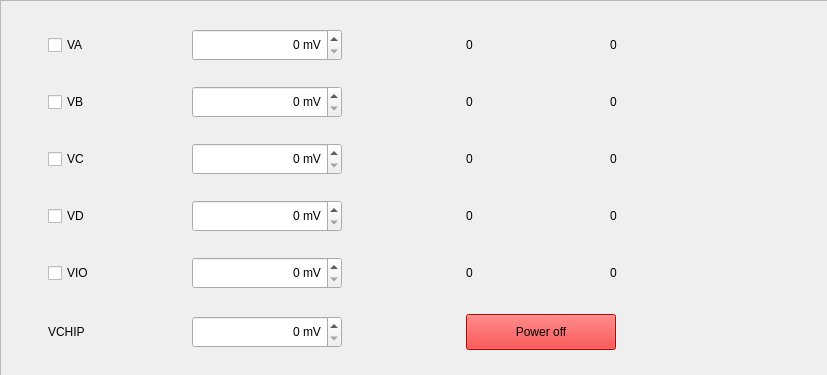
<?xml version="1.0" encoding="UTF-8"?>
<ui version="4.0">
 <class>Form</class>
 <widget class="QWidget" name="Form">
  <property name="geometry">
   <rect>
    <x>0</x>
    <y>0</y>
    <width>827</width>
    <height>375</height>
   </rect>
  </property>
  <property name="windowTitle">
   <string>Form</string>
  </property>
  <widget class="QFrame" name="frame_3">
   <property name="geometry">
    <rect>
     <x>0</x>
     <y>0</y>
     <width>841</width>
     <height>381</height>
    </rect>
   </property>
   <property name="frameShape">
    <enum>QFrame::StyledPanel</enum>
   </property>
   <property name="frameShadow">
    <enum>QFrame::Sunken</enum>
   </property>
   <layout class="QGridLayout" name="gridLayout_12">
    <item row="2" column="1">
     <widget class="QSpinBox" name="spinBoxVC">
      <property name="minimumSize">
       <size>
        <width>0</width>
        <height>32</height>
       </size>
      </property>
      <property name="maximumSize">
       <size>
        <width>150</width>
        <height>32</height>
       </size>
      </property>
      <property name="toolTip">
       <string>Only accepts value range (636 - 2468)</string>
      </property>
      <property name="alignment">
       <set>Qt::AlignRight|Qt::AlignTrailing|Qt::AlignVCenter</set>
      </property>
      <property name="suffix">
       <string> mV</string>
      </property>
      <property name="maximum">
       <number>5000</number>
      </property>
     </widget>
    </item>
    <item row="3" column="4">
     <widget class="QLabel" name="labelID">
      <property name="maximumSize">
       <size>
        <width>100</width>
        <height>16777215</height>
       </size>
      </property>
      <property name="text">
       <string>0</string>
      </property>
     </widget>
    </item>
    <item row="0" column="1">
     <widget class="QSpinBox" name="spinBoxVA">
      <property name="minimumSize">
       <size>
        <width>0</width>
        <height>32</height>
       </size>
      </property>
      <property name="maximumSize">
       <size>
        <width>150</width>
        <height>32</height>
       </size>
      </property>
      <property name="toolTip">
       <string>Only accepts value range (636 - 2468)</string>
      </property>
      <property name="alignment">
       <set>Qt::AlignRight|Qt::AlignTrailing|Qt::AlignVCenter</set>
      </property>
      <property name="specialValueText">
       <string/>
      </property>
      <property name="suffix">
       <string> mV</string>
      </property>
      <property name="minimum">
       <number>0</number>
      </property>
      <property name="maximum">
       <number>5000</number>
      </property>
      <property name="value">
       <number>0</number>
      </property>
     </widget>
    </item>
    <item row="0" column="4">
     <widget class="QLabel" name="labelIA">
      <property name="maximumSize">
       <size>
        <width>100</width>
        <height>16777215</height>
       </size>
      </property>
      <property name="text">
       <string>0</string>
      </property>
     </widget>
    </item>
    <item row="5" column="3" colspan="2">
     <widget class="QPushButton" name="pushButtonPowerOff">
      <property name="enabled">
       <bool>true</bool>
      </property>
      <property name="minimumSize">
       <size>
        <width>0</width>
        <height>36</height>
       </size>
      </property>
      <property name="maximumSize">
       <size>
        <width>150</width>
        <height>16777215</height>
       </size>
      </property>
      <property name="styleSheet">
       <string notr="true">QPushButton{background-color: red;}
QPushButton:disabled{background-color: grey;}</string>
      </property>
      <property name="text">
       <string>Power off</string>
      </property>
      <property name="checkable">
       <bool>false</bool>
      </property>
     </widget>
    </item>
    <item row="4" column="3">
     <widget class="QLabel" name="labelVIO">
      <property name="maximumSize">
       <size>
        <width>100</width>
        <height>16777215</height>
       </size>
      </property>
      <property name="text">
       <string>0</string>
      </property>
     </widget>
    </item>
    <item row="2" column="4">
     <widget class="QLabel" name="labelIC">
      <property name="maximumSize">
       <size>
        <width>100</width>
        <height>16777215</height>
       </size>
      </property>
      <property name="text">
       <string>0</string>
      </property>
     </widget>
    </item>
    <item row="2" column="0">
     <widget class="QCheckBox" name="checkBoxVC">
      <property name="maximumSize">
       <size>
        <width>100</width>
        <height>16777215</height>
       </size>
      </property>
      <property name="text">
       <string>VC</string>
      </property>
     </widget>
    </item>
    <item row="4" column="1">
     <widget class="QSpinBox" name="spinBoxVIO">
      <property name="minimumSize">
       <size>
        <width>0</width>
        <height>32</height>
       </size>
      </property>
      <property name="maximumSize">
       <size>
        <width>150</width>
        <height>32</height>
       </size>
      </property>
      <property name="toolTip">
       <string>Only accepts value range (1200 - 2468)</string>
      </property>
      <property name="alignment">
       <set>Qt::AlignRight|Qt::AlignTrailing|Qt::AlignVCenter</set>
      </property>
      <property name="suffix">
       <string> mV</string>
      </property>
      <property name="maximum">
       <number>5000</number>
      </property>
     </widget>
    </item>
    <item row="5" column="1">
     <widget class="QSpinBox" name="spinBoxVChip">
      <property name="minimumSize">
       <size>
        <width>0</width>
        <height>32</height>
       </size>
      </property>
      <property name="maximumSize">
       <size>
        <width>150</width>
        <height>32</height>
       </size>
      </property>
      <property name="toolTip">
       <string>Only accepts value range (1200 - 2468)</string>
      </property>
      <property name="alignment">
       <set>Qt::AlignRight|Qt::AlignTrailing|Qt::AlignVCenter</set>
      </property>
      <property name="suffix">
       <string> mV</string>
      </property>
      <property name="maximum">
       <number>5000</number>
      </property>
     </widget>
    </item>
    <item row="1" column="0">
     <widget class="QCheckBox" name="checkBoxVB">
      <property name="maximumSize">
       <size>
        <width>100</width>
        <height>16777215</height>
       </size>
      </property>
      <property name="text">
       <string>VB</string>
      </property>
     </widget>
    </item>
    <item row="4" column="4">
     <widget class="QLabel" name="labelIIO">
      <property name="maximumSize">
       <size>
        <width>100</width>
        <height>16777215</height>
       </size>
      </property>
      <property name="text">
       <string>0</string>
      </property>
     </widget>
    </item>
    <item row="1" column="3">
     <widget class="QLabel" name="labelVB">
      <property name="maximumSize">
       <size>
        <width>100</width>
        <height>16777215</height>
       </size>
      </property>
      <property name="text">
       <string>0</string>
      </property>
     </widget>
    </item>
    <item row="0" column="0">
     <widget class="QCheckBox" name="checkBoxVA">
      <property name="maximumSize">
       <size>
        <width>100</width>
        <height>16777215</height>
       </size>
      </property>
      <property name="text">
       <string>VA</string>
      </property>
     </widget>
    </item>
    <item row="3" column="3">
     <widget class="QLabel" name="labelVD">
      <property name="maximumSize">
       <size>
        <width>100</width>
        <height>16777215</height>
       </size>
      </property>
      <property name="text">
       <string>0</string>
      </property>
     </widget>
    </item>
    <item row="3" column="0">
     <widget class="QCheckBox" name="checkBoxVD">
      <property name="maximumSize">
       <size>
        <width>100</width>
        <height>16777215</height>
       </size>
      </property>
      <property name="text">
       <string>VD</string>
      </property>
     </widget>
    </item>
    <item row="5" column="0">
     <widget class="QLabel" name="label_136">
      <property name="maximumSize">
       <size>
        <width>100</width>
        <height>16777215</height>
       </size>
      </property>
      <property name="text">
       <string>VCHIP</string>
      </property>
     </widget>
    </item>
    <item row="2" column="3">
     <widget class="QLabel" name="labelVC">
      <property name="maximumSize">
       <size>
        <width>100</width>
        <height>16777215</height>
       </size>
      </property>
      <property name="text">
       <string>0</string>
      </property>
     </widget>
    </item>
    <item row="3" column="1">
     <widget class="QSpinBox" name="spinBoxVD">
      <property name="minimumSize">
       <size>
        <width>0</width>
        <height>32</height>
       </size>
      </property>
      <property name="maximumSize">
       <size>
        <width>150</width>
        <height>32</height>
       </size>
      </property>
      <property name="toolTip">
       <string>Only accepts value range (636 - 2468)</string>
      </property>
      <property name="alignment">
       <set>Qt::AlignRight|Qt::AlignTrailing|Qt::AlignVCenter</set>
      </property>
      <property name="suffix">
       <string> mV</string>
      </property>
      <property name="maximum">
       <number>5000</number>
      </property>
     </widget>
    </item>
    <item row="4" column="0">
     <widget class="QCheckBox" name="checkBoxVIO">
      <property name="maximumSize">
       <size>
        <width>100</width>
        <height>16777215</height>
       </size>
      </property>
      <property name="text">
       <string>VIO</string>
      </property>
     </widget>
    </item>
    <item row="1" column="4">
     <widget class="QLabel" name="labelIB">
      <property name="maximumSize">
       <size>
        <width>100</width>
        <height>16777215</height>
       </size>
      </property>
      <property name="text">
       <string>0</string>
      </property>
     </widget>
    </item>
    <item row="0" column="2">
     <spacer name="horizontalSpacer_12">
      <property name="orientation">
       <enum>Qt::Horizontal</enum>
      </property>
      <property name="sizeType">
       <enum>QSizePolicy::Fixed</enum>
      </property>
      <property name="sizeHint" stdset="0">
       <size>
        <width>80</width>
        <height>20</height>
       </size>
      </property>
     </spacer>
    </item>
    <item row="0" column="3">
     <widget class="QLabel" name="labelVA">
      <property name="maximumSize">
       <size>
        <width>100</width>
        <height>16777215</height>
       </size>
      </property>
      <property name="text">
       <string>0</string>
      </property>
     </widget>
    </item>
    <item row="1" column="1">
     <widget class="QSpinBox" name="spinBoxVB">
      <property name="minimumSize">
       <size>
        <width>0</width>
        <height>32</height>
       </size>
      </property>
      <property name="maximumSize">
       <size>
        <width>150</width>
        <height>32</height>
       </size>
      </property>
      <property name="toolTip">
       <string>Only accepts value range (636 - 2468)</string>
      </property>
      <property name="alignment">
       <set>Qt::AlignRight|Qt::AlignTrailing|Qt::AlignVCenter</set>
      </property>
      <property name="suffix">
       <string> mV</string>
      </property>
      <property name="maximum">
       <number>5000</number>
      </property>
     </widget>
    </item>
    <item row="0" column="5">
     <spacer name="horizontalSpacer_22">
      <property name="orientation">
       <enum>Qt::Horizontal</enum>
      </property>
      <property name="sizeType">
       <enum>QSizePolicy::Fixed</enum>
      </property>
      <property name="sizeHint" stdset="0">
       <size>
        <width>80</width>
        <height>20</height>
       </size>
      </property>
     </spacer>
    </item>
   </layout>
  </widget>
 </widget>
 <resources/>
 <connections/>
</ui>
